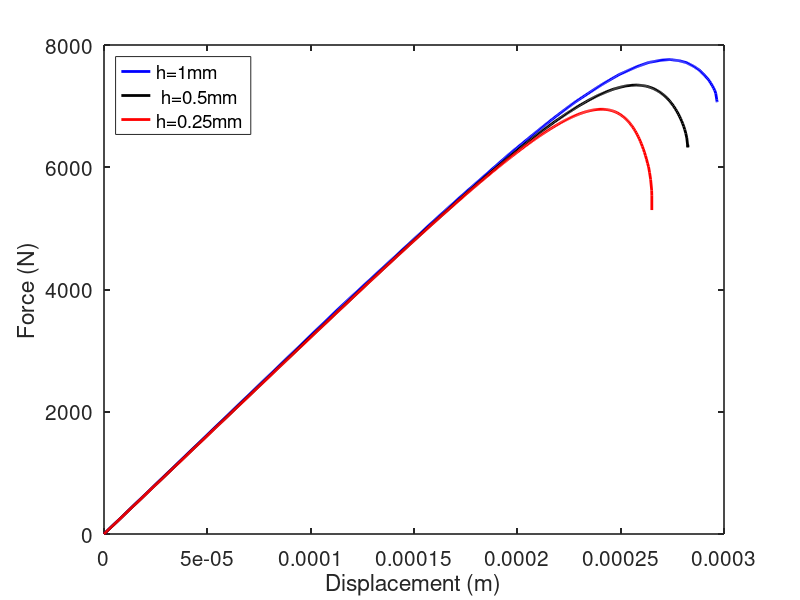

The MATLAB script that drew this image:
A=load('1ux.txt');
displacement1= A(:,2);

B = load('1fx.txt');
force1 = B(:,2);

C=load('0.5ux.txt');
displacement05 = C(:,2);

D= load('0.5fx.txt');
force05= D(:,2);

E=load('0.25ux.txt');
displacement025= E(:,2);

F= load('0.25fx.txt');
force025 = F(:,2);




figure(1,'position',[50,50,1300,950])
plot(displacement1,force1,'b-',"linewidth", 2) 

hold on
plot(displacement05,force05,'k-',"linewidth", 2)

hold on
plot(displacement025,force025,'r-',"linewidth", 2) 
legend('h=1mm',' h=0.5mm','h=0.25mm','Location','NorthWest', "fontsize", 10)
set(gca, "linewidth",1.2, "fontsize", 15)


xlabel('Displacement (m)')
ylabel('Force (N)')




